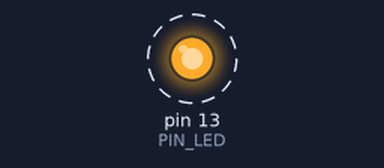
The sketch below on a simulated Arduino Uno, built with avr-gcc and run on an emulated ATmega328P. Shown: output pins drawn as LEDs (lit = HIGH). Dashed ring = blinking. What the sketch prints to the serial monitor is not drawn.

Above: at 0.5 s.
Timing chart, 0 to 4.6 s (numbered marks = the images above):
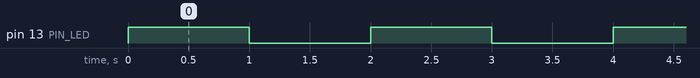

Measured:
- by itself, pin 13 (PIN_LED): alternates HIGH for 1.0 s and LOW for 1.0 s

The sketch:

04_example_3.ino.ino
```cpp
#define PIN_LED 13
unsigned int count, toggle;

void setup() {
  pinMode(PIN_LED, OUTPUT);
  Serial.begin(115200);
  Serial.println("Hello world");
  count = toggle =0;
  digitalWrite(PIN_LED, toggle); //led는 꺼진상태로 초기화

}

void loop() {
  Serial.println(++count);
  toggle = count % 2; //toggle의 값은 count에 따라 0,1 반복
  digitalWrite(PIN_LED, toggle);
  delay(1000);
}
```
